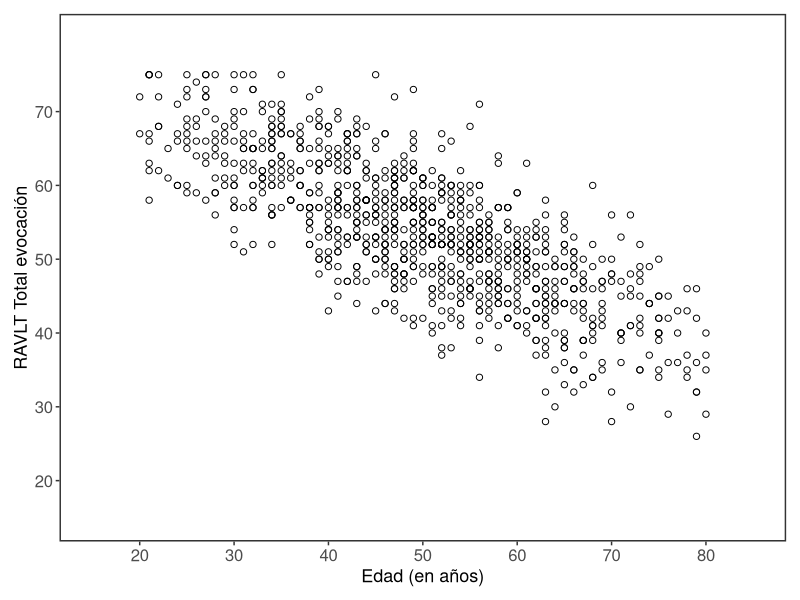
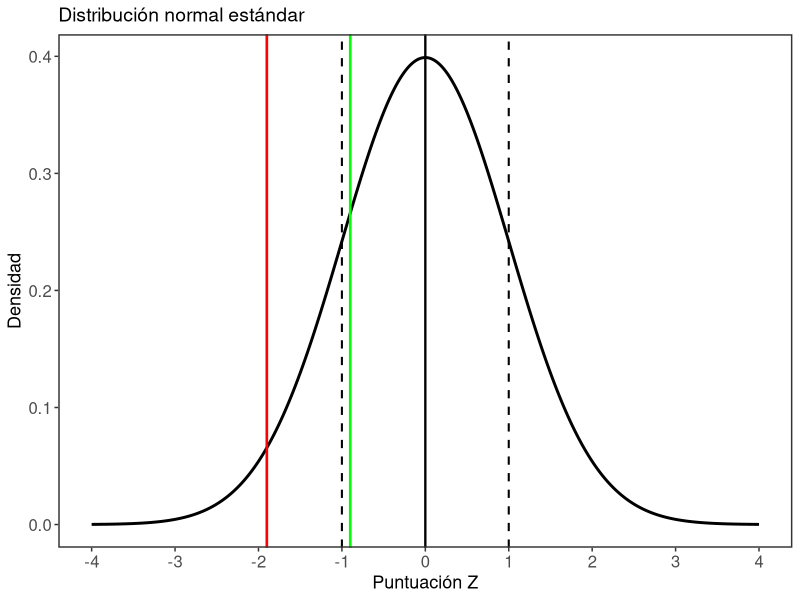
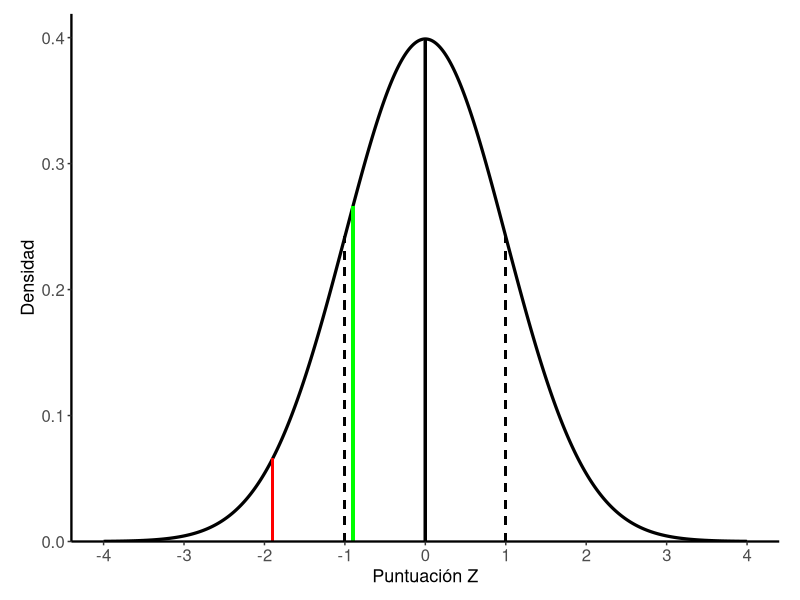
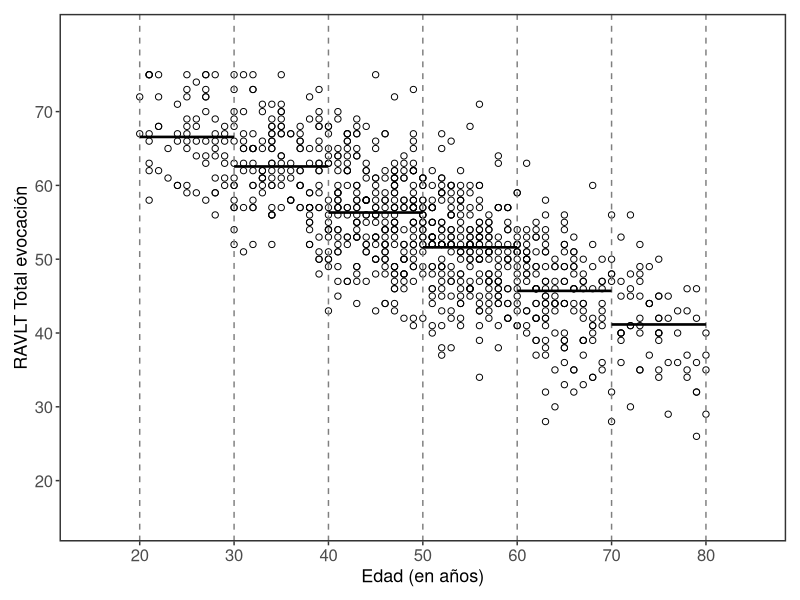

The R source for these figures, in order:
library(tidyverse)
# ============================================================
# Crear variable "grupo" a partir de la edad
# ============================================================

# 1. Cargar o crear el dataframe (usamos el simulado anterior)
set.seed(123)

n <- 1000
edad <- round(rnorm(n, mean = 50, sd = 15))
edad <- edad[edad >= 20 & edad <= 80]
n <- length(edad)

puntaje <- round(70 - 0.55 * (edad - 20) + rnorm(n, 0, 6))
puntaje <- pmax(pmin(puntaje, 75), 20)

datos <- data.frame(Edad = edad, VLT_Total_Recall = puntaje)

# ------------------------------------------------------------
# 2. Crear la variable "grupo"
# ------------------------------------------------------------

datos <- datos %>%
  mutate(grupo = cut(Edad,
                     breaks = c(20, 30, 40, 50, 60, 70, 81),
                     labels = c("20-29", "30-39", "40-49",
                                "50-59", "60-69", "70-80"),
                     right = FALSE,
                     include.lowest = TRUE))

# ------------------------------------------------------------
# 3. Verificar resultados
# ------------------------------------------------------------

# Primeras filas
head(datos, 10)

# Frecuencia por grupo
table(datos$grupo)

# Resumen de la variable grupo
summary(datos$grupo)

# ------------------------------------------------------------
# 4. Guardar el dataframe actualizado
# ------------------------------------------------------------

write.csv(datos, "datos_con_grupo.csv", row.names = FALSE)

## medias
datos %>% 
  group_by(grupo) %>% 
  summarise(mean(VLT_Total_Recall),
            sd(VLT_Total_Recall),
            n())->tabla

library(writexl)
write_xlsx(
  tabla,
  "tabla_VLT_por_grupo.xlsx"
)



### GRAFICO-------------------
ggplot(datos, aes(x = Edad, y = VLT_Total_Recall)) +
  geom_point(shape = 1, size = 1.8,) +
  scale_x_continuous(
    breaks = seq(20, 80, by = 10),
    limits = c(15, 85)
  ) +
  scale_y_continuous(
    breaks = seq(20, 70, by = 10),
    limits = c(15, 80)
  ) +
  labs(
    x = "Edad (en años)",
    y = "RAVLT Total evocación"
  ) +
  theme_bw() +
  theme(
    panel.grid = element_blank(),        # sin grilla (como el original)
    panel.border = element_rect(linewidth = 1),
    axis.text = element_text(size = 12),
    axis.title = element_text(size = 13),
    plot.margin = margin(10, 10, 10, 10)
  )



### Z -------------
# Crear valores de Z
z <- seq(-4, 4, length.out = 1000)

# Densidad de la distribución normal estándar
densidad <- dnorm(z)

# Crear dataframe
datos_z <- data.frame(
  Z = z,
  Densidad = densidad
)

# Gráfico
ggplot(datos_z, aes(x = Z, y = Densidad)) +
  
  # Curva normal
  geom_line(linewidth = 1) +
  
  # Media: Z = 0
  geom_vline(
    xintercept = 0,
    linetype = "solid",
    linewidth = 0.8
  ) +
  
  # ±1 desvío estándar
  geom_vline(
    xintercept = c(-1, 1),
    linetype = "dashed",
    linewidth = 0.7
  ) +
  
  # Z = -1.9 en rojo
  geom_vline(
    xintercept = -1.9,
    color = "red",
    linetype = "solid",
    linewidth = 0.9
  ) +
  
  # Z = -0.9 en verde
  geom_vline(
    xintercept = -0.9,
    color = "green",
    linetype = "solid",
    linewidth = 0.9
  ) +
  
  # Ejes
  scale_x_continuous(
    breaks = seq(-4, 4, by = 1),
    limits = c(-4, 4)
  ) +
  
  labs(
    x = "Puntuación Z",
    y = "Densidad",
    title = "Distribución normal estándar"
  ) +
  
  theme_bw() +
  theme(
    panel.grid = element_blank(),
    panel.border = element_rect(linewidth = 1),
    axis.text = element_text(size = 12),
    axis.title = element_text(size = 13),
    plot.title = element_text(size = 14)
  )



## Otro ---------
# Valores de Z
z <- seq(-4, 4, length.out = 1000)

# Densidad normal estándar
densidad <- dnorm(z)

# Dataframe
datos_z <- data.frame(
  Z = z,
  Densidad = densidad
)

# Valores de referencia
z_media <- 0
z_menos1 <- -1
z_mas1 <- 1
z_rojo <- -1.9
z_verde <- -0.9

# Altura de la curva en cada punto
y_media <- dnorm(z_media)
y_menos1 <- dnorm(z_menos1)
y_mas1 <- dnorm(z_mas1)
y_rojo <- dnorm(z_rojo)
y_verde <- dnorm(z_verde)


# ============================================================
# GRÁFICO
# ============================================================

ggplot(datos_z, aes(x = Z, y = Densidad)) +
  
  # Curva normal
  geom_line(
    linewidth = 1.1
  ) +
  
  # Media: Z = 0
  geom_segment(
    aes(
      x = z_media,
      xend = z_media,
      y = 0,
      yend = y_media
    ),
    linewidth = 0.9
  ) +
  
  # -1 DE y +1 DE
  geom_segment(
    aes(
      x = z_menos1,
      xend = z_menos1,
      y = 0,
      yend = y_menos1
    ),
    linetype = "dashed",
    linewidth = 0.7
  ) +
  
  geom_segment(
    aes(
      x = z_mas1,
      xend = z_mas1,
      y = 0,
      yend = y_mas1
    ),
    linetype = "dashed",
    linewidth = 0.7
  ) +
  
  # Z = -1.9 (rojo)
  geom_segment(
    aes(
      x = z_rojo,
      xend = z_rojo,
      y = 0,
      yend = y_rojo
    ),
    color = "red",
    linewidth = 1
  ) +
  
  # Z = -0.9 (verde)
  geom_segment(
    aes(
      x = z_verde,
      xend = z_verde,
      y = 0,
      yend = y_verde
    ),
    color = "green",
    linewidth = 1
  ) +
  
  # Eje X
  scale_x_continuous(
    breaks = seq(-4, 4, by = 1),
    limits = c(-4, 4)
  ) +
  
  # Eje Y
  scale_y_continuous(
    expand = expansion(mult = c(0, 0.05))
  ) +
  
  labs(
    x = "Puntuación Z",
    y = "Densidad"
  ) +
  
  theme_classic() +
  
  theme(
    axis.text = element_text(size = 12),
    axis.title = element_text(size = 13),
    axis.line = element_line(linewidth = 0.8),
    plot.margin = margin(10, 15, 10, 15)
  )



# Calcular la media de VLT para cada grupo
medias_grupo <- datos %>%
  group_by(grupo) %>%
  summarise(
    Media = mean(VLT_Total_Recall, na.rm = TRUE),
    .groups = "drop"
  )

# Agregar los límites de edad de cada grupo
medias_grupo <- medias_grupo %>%
  mutate(
    xmin = c(20, 30, 40, 50, 60, 70),
    xmax = c(30, 40, 50, 60, 70, 80)
  )


# ============================================================
# GRÁFICO
# ============================================================

ggplot(datos, aes(x = Edad, y = VLT_Total_Recall)) +
  
  # Puntos
  geom_point(
    shape = 1,
    size = 1.8
  ) +
  
  # Líneas verticales de corte por edad
  geom_vline(
    xintercept = c(20, 30, 40, 50, 60, 70, 80),
    linetype = "dashed",
    linewidth = 0.5,
    color = "grey50"
  ) +
  
  # Líneas horizontales con la media de cada grupo
  geom_segment(
    data = medias_grupo,
    aes(
      x = xmin,
      xend = xmax,
      y = Media,
      yend = Media
    ),
    inherit.aes = FALSE,
    linewidth = 0.9
  ) +
  
  # Eje X
  scale_x_continuous(
    breaks = seq(20, 80, by = 10),
    limits = c(15, 85)
  ) +
  
  # Eje Y
  scale_y_continuous(
    breaks = seq(20, 70, by = 10),
    limits = c(15, 80)
  ) +
  
  # Etiquetas
  labs(
    x = "Edad (en años)",
    y = "RAVLT Total evocación"
  ) +
  
  # Tema
  theme_bw() +
  
  theme(
    panel.grid = element_blank(),
    panel.border = element_rect(linewidth = 1),
    axis.text = element_text(size = 12),
    axis.title = element_text(size = 13),
    plot.margin = margin(10, 10, 10, 10)
  )
